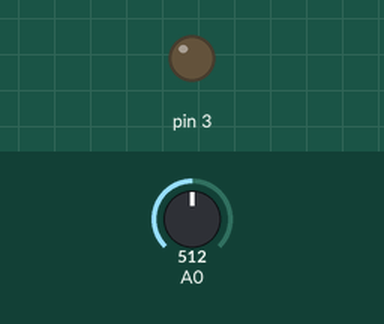
Recording of a sketch running on a simulated Arduino Uno, built with avr-gcc and run on an emulated ATmega328P. On the bench: output pins drawn as LEDs (lit = HIGH). The test bench sets the inputs (shaded band); at power-on: A0 = 512.

Above: at 1.2 s.
1.3 s: A0 set to 531
At 1.8 s:
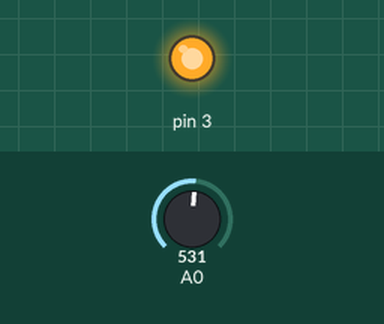
2.8 s: A0 set to 511
At 4.0 s:
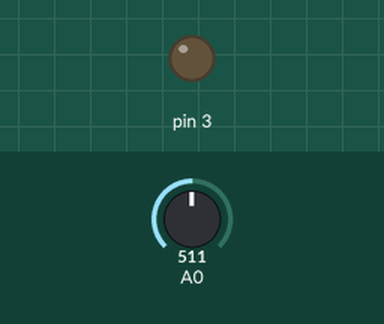
4.3 s: A0 set to 716
At 5.3 s:
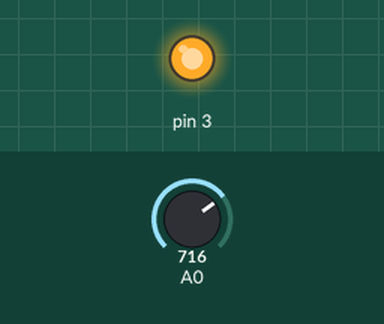
Timing chart, 0 to 7.3 s (numbered marks = the images above; inputs shaded):
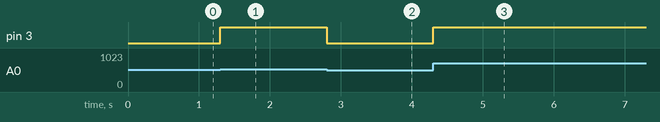

Measured:
- the behaviour switches between 512 and 513 on A0 (found by bisection; images 0 and 1)
- after the input at 1.3 s, pin 3: LOW → HIGH at once
- after the input at 2.8 s, pin 3: HIGH → LOW at once
- after the input at 4.3 s, pin 3: LOW → HIGH at once

The sketch:

aula1.2.ino
```cpp
int leitura=0;

void setup() {
 pinMode(3,OUTPUT);
 pinMode(A0,INPUT);

}

void loop() {
  leitura=analogRead(A0);
  if(leitura>512){
    digitalWrite(3,HIGH);
  }
  else{
    digitalWrite(3,LOW);
  }

}
```
